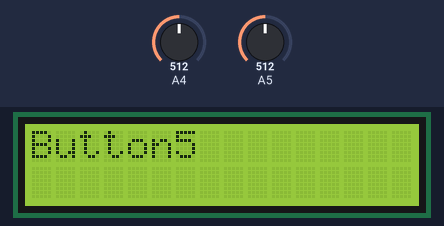
The sketch below on a simulated Arduino Uno, built with avr-gcc and run on an emulated ATmega328P. On the bench: 16×2 character LCD. Inputs (shaded band) come from the test bench; at power-on: A4 = 512, A5 = 512. Storage starts empty; the audio player accepts every command and is not drawn; what the sketch prints to the serial monitor is not drawn.

Above: at 1.4 s.
1.5 s: A4 set to 660
At 1.61 s:
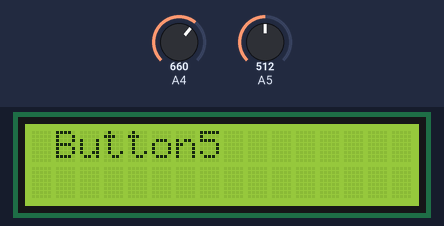
3.0 s: A4 set to 440
At 4.2 s:
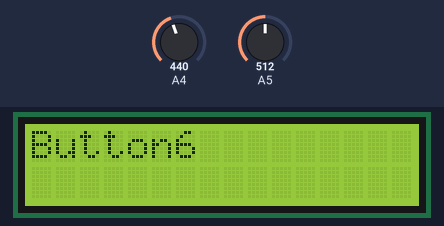
4.5 s: A4 set to 716
At 7.3 s:
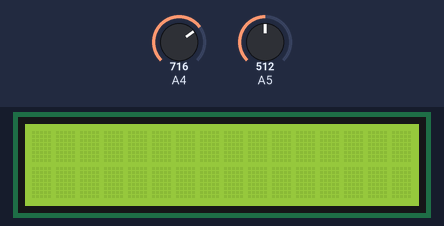
Timing chart, 0 to 8.8 s (numbered marks = the images above; inputs shaded):
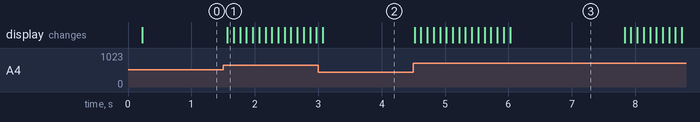

The sketch:

basic_mp3_-_Copy.ino
```cpp
#include "SPI.h"
#include "SD.h"
#include "TMRpcm.h"
#include "LiquidCrystal.h"
#define SCK 13
#define MISO 12
#define MOSI 11
#define CS 10
#define Speaker  9
#define Button  2 //active high button
TMRpcm audiotmr;
LiquidCrystal lcd(3, 2, A3, A2, A1, A0);
char song[] = "2.wav";
File root;
File myFile;

void setup()
{
  pinMode(A0, OUTPUT);
  pinMode(A1, OUTPUT);
  pinMode(A2, OUTPUT);
  pinMode(A3, OUTPUT);
  digitalWrite(A0, HIGH);
  digitalWrite(A1, HIGH);
  digitalWrite(A2, HIGH);
  digitalWrite(A3, HIGH);
  lcd.begin(16, 2);
  lcd.clear();
  Serial.begin(9600);
  audiotmr.speakerPin = Speaker;
  if(!SD.begin(CS))
  {
    Serial.println("SD failed");
    return;
  }
  root = SD.open("/");
  printDirectory(root, 0);
//  myFile = SD.open("storage.txt", FILE_WRITE);
//  if(myFile){
//    myFile.println(printDirectory(root, 0));
//    myFile.println("test proba ");
//    myFile.close();
//  }
  myFile = SD.open("storage.txt");
  if (myFile) {
    Serial.println("storage.txt:");

    // read from the file until there's nothing else in it:
    while (myFile.available()) {
      Serial.write(myFile.read());
    }
    // close the file:
    myFile.close();
  } else {
    // if the file didn't open, print an error:
    Serial.println("error opening test.txt");
  }
  play();
}

char* printDirectory(File dir, int numTabs) {
  char* array_wav = ".WAV";
  myFile = SD.open("storage.txt", FILE_WRITE);
  while (true) {

      File entry = dir.openNextFile();
      if (! entry) {
         // no more files
         break;
      }
      for (uint8_t i = 0; i < numTabs; i++) {
      }
      char* filename = entry.name();
      char* ext = &filename[strlen(filename)-4];
      if(!strcmp(ext, array_wav)){
        myFile.println(filename);
      }
      if (entry.isDirectory()) {
         myFile.println("/");
         printDirectory(entry, numTabs + 1);
      } else {
         // files have sizes, directories do not
         //Serial.println(entry.size(), DEC);
      }
      entry.close();
      myFile.close();
   }
}

void play()
{
  audiotmr.play(song);

  delay(100);
  return;
}


void loop()
{
 int value = analogRead(A4);
 int Volume = analogRead(A5);
  if (value > 850 && value < 1000) {
    lcd.clear();
    lcd.print("Button1");
  } else if (value > 810 && value < 850) {
    lcd.scrollDisplayLeft();
  } else if (value > 740 && value < 810) {
    if (audiotmr.isPlaying() == 1){
      audiotmr.pause();
      lcd.setCursor(0, 1);
      lcd.print("Paused");
    }else{
      audiotmr.pause();
      lcd.setCursor(0, 1);
      lcd.print("neshto");
    }

  } else if (value > 600 && value < 740) {
    lcd.scrollDisplayRight();
  } else if (value > 450 && value < 600) {
    lcd.clear();
    lcd.print("Button5");
  } else if (value < 450) {
    lcd.clear();
    lcd.print("Button6");
  }
  if (Volume > 900 && Volume < 1050){
    audiotmr.setVolume(6);
  }else if (Volume > 750 && Volume < 900){
    audiotmr.setVolume(5);
  }else if (Volume > 650 && Volume < 750){
    audiotmr.setVolume(4);
  }else if (Volume > 550 && Volume < 650){
    audiotmr.setVolume(3);
  }else if (Volume > 450 && Volume < 550){
    audiotmr.setVolume(2);
  }else if (Volume > 350 && Volume < 450){
    audiotmr.setVolume(1);
  }else if (Volume > 250 && Volume < 350){
    audiotmr.setVolume(0);
  }else if (Volume > 0 && Volume < 250){
    audiotmr.setVolume(0);
  }

  delay(100);
}
```

Measured:
- after the input at 1.5 s, the display: changes after 0.07 s (image 1)
- after the input at 3.0 s, the display: changes after 0.08 s (image 2)
- after the input at 4.5 s, the display: first changes at once (image 3 shows a later state)
